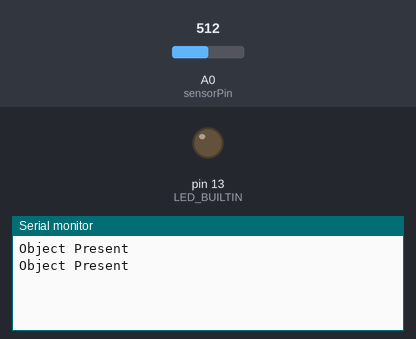
This sketch was run on a simulated Arduino Uno, built with avr-gcc and run on an emulated ATmega328P. Parts: output pins drawn as LEDs (lit = HIGH), the last lines printed to the serial monitor. The test bench sets the inputs (shaded band); at power-on: A0 (sensorPin) = 512.

Above: at 1.8 s.
1.9 s: A0 (sensorPin) set to 84
At 3.2 s:
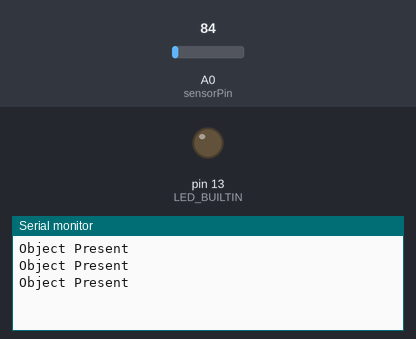
3.4 s: A0 (sensorPin) set to 72
At 5.2 s:
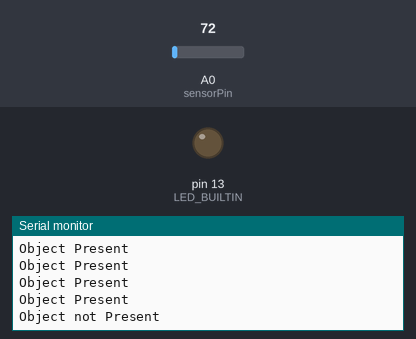

The sketch:

Serial_ADC.ino
```cpp
int sensorPin = A0;    // Connect A0 of NodeMCU to 19th pin that is optocoupler
int sensorValue = 0;  // variable to store the value coming from the sensor

void setup()
{
  // declare the ledPin as an OUTPUT:
  pinMode(LED_BUILTIN, OUTPUT);
}

void loop()
{
  Serial.begin(115200);
  // read the value from the sensor:
  sensorValue = analogRead(sensorPin);
  //Serial.println(sensorValue);
  delay(500);

  if(sensorValue<=80)
  {
  // turn the ledPin on
  //digitalWrite(LED_BUILTIN, HIGH);
  // stop the program for <sensorValue> milliseconds:
  //delay(sensorValue);

  Serial.println("Object not Present");
  }
  else
  {
  // turn the ledPin off:
  //digitalWrite(LED_BUILTIN, LOW);
  // stop the program for for <sensorValue> milliseconds:
  //delay(sensorValue);
  Serial.println("Object Present");
  }

  delay(500);
}
```

Measured:
- the behaviour switches between 81 and 80 on A0 (sensorPin) (found by bisection; images 1 and 2)
- after the input at 3.4 s, the serial monitor: prints a new line after 1.1 s (image 2)
